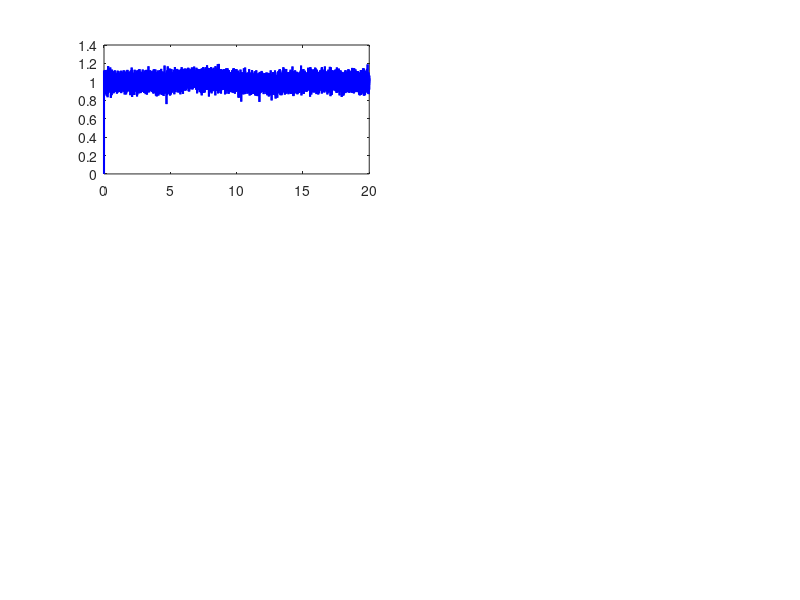

MATLAB code for this plot: (Note: this script raises an error after producing the figure.)
%% HIL Real-Time Host Loop - MATLAB
% Simulates fuel injection plant dynamics in real-time
% Communicates with embedded controller via serial port
% Validates PID/LQR/LQG performance

clear; clc; close all;

%% ========== CONFIGURATION ==========

% Serial Port Configuration
COM_PORT = 'COM3';          % Change to your Arduino port
BAUD_RATE = 115200;
TIMEOUT = 5;                % seconds

% Plant Parameters
PLANT_FREQ = 1000;          % Plant integration frequency (Hz)
CONTROL_FREQ = 100;         % Controller frequency (Hz)
SIM_TIME = 20;              % Total simulation time (seconds)

% Initial Conditions
lambda_ref = 1.0;           % Stoichiometric ratio (14.7:1)
rpm_ref = 3000;             % Target RPM

% Disturbance Profile
disturbance_type = 'transient';  % 'step', 'transient', 'noise'

fprintf('╔════════════════════════════════════════════════════════════╗\n');
fprintf('║         LQR Fuel Injection Control - HIL System            ║\n');
fprintf('║        Hardware-in-Loop Real-Time Validation               ║\n');
fprintf('╚════════════════════════════════════════════════════════════╝\n\n');

%% ========== PLANT MODEL DEFINITION ==========
% Linearized fuel injection dynamics (4-state)

% State: x = [lambda_error, d(lambda_error)/dt, fuel_film, combustion_lag]
% Output: lambda (wideband O2 sensor measurement)

% System Matrices (from your research)
A = [  0      1      0     0   ;
      -0.5   -0.3    0.1   0   ;
       0      0.2   -0.2   0.05;
       0      0      0.1   -0.15];

B = [  0    ;
       0.5  ;
       0    ;
       0    ];

C = [1 0 0 0];  % Measure lambda error only

D = 0;

% Create state-space system
sys = ss(A, B, C, D);

fprintf('[Plant Model Loaded]\n');
fprintf('  States: [λ_error, dλ/dt, fuel_film, combustion_lag]\n');
fprintf('  Controllable: %d,  Observable: %d\n\n', ...
    rank(ctrb(A, B)) == 4, rank(obsv(A, C)) == 4);

%% ========== NOISE MODEL ==========
% Wideband O2 sensor noise (realistic parameters)

lambda_noise_std = 0.05;     % 5% of sensor range
rpm_noise_std = 10;          % ±10 RPM

%% ========== TIME VECTORS ==========
dt_plant = 1 / PLANT_FREQ;
dt_control = 1 / CONTROL_FREQ;

t_sim = 0:dt_plant:SIM_TIME;
t_control_idx = 0:CONTROL_FREQ:SIM_TIME;

n_samples = length(t_sim);
n_control_steps = floor(SIM_TIME * CONTROL_FREQ) + 1;

%% ========== STATE STORAGE ==========
x = zeros(4, n_samples);            % Plant states
x(:, 1) = [0; 0; 0; 0];             % Initial condition

y = zeros(1, n_samples);             % Lambda measurement
y_noisy = zeros(1, n_samples);       % Noisy lambda

u = zeros(1, n_samples);             % Controller input
u_commanded = 0;                     % Current commanded control

lambda_ref_profile = zeros(1, n_samples);
disturbance = zeros(1, n_samples);

% Define disturbance profile
for i = 1:n_samples
    t = t_sim(i);
    lambda_ref_profile(i) = lambda_ref;
    
    if strcmp(disturbance_type, 'step')
        if t > 5 && t < 10
            disturbance(i) = 0.2;  % +20% rich (load transient)
        elseif t > 10 && t < 15
            disturbance(i) = -0.15;  % -15% lean
        end
        
    elseif strcmp(disturbance_type, 'transient')
        if t > 5 && t < 6
            disturbance(i) = 0.3 * exp(-5*(t-5));  % Fast transient
        end
        
    elseif strcmp(disturbance_type, 'noise')
        disturbance(i) = 0.1 * randn();  % Continuous disturbance
    end
end

%% ========== SERIAL COMMUNICATION SETUP ==========

try
    % Close any existing serial connections
    instrs = instrfind;
    if ~isempty(instrs)
        fclose(instrs);
        delete(instrs);
    end
    
    % Create serial port object
    ser = serial(COM_PORT, 'BaudRate', BAUD_RATE, 'Timeout', TIMEOUT);
    ser.InputBufferSize = 1024;
    ser.OutputBufferSize = 1024;
    fopen(ser);
    
    fprintf('[Serial Port Connected]\n');
    fprintf('  Port: %s @ %d baud\n', COM_PORT, BAUD_RATE);
    pause(2);  % Wait for Arduino to initialize
    fprintf('  Status: Ready\n\n');
    
    serial_connected = true;
    
catch ME
    fprintf('[WARNING] Serial connection failed: %s\n', ME.message);
    fprintf('         Running in SIMULATION MODE (no real hardware)\n\n');
    serial_connected = false;
end

%% ========== MAIN HIL LOOP ==========

fprintf('╔════════════════════════════════════════════════════════════╗\n');
fprintf('║              STARTING REAL-TIME SIMULATION                 ║\n');
fprintf('╚════════════════════════════════════════════════════════════╝\n\n');

control_idx = 1;
last_control_time = tic;

for i = 2:n_samples
    t = t_sim(i);
    
    % ===== PLANT INTEGRATION (Euler method) =====
    x_error = x(1, i-1) - lambda_ref;
    
    % Add disturbance
    plant_input = u_commanded + disturbance(i-1);
    
    % dx/dt = Ax + Bu + w (disturbance)
    dx = A * x(:, i-1) + B * plant_input;
    
    % Update state
    x(:, i) = x(:, i-1) + dx * dt_plant;
    
    % Measurement (lambda = first state)
    y(i) = x(1, i) + lambda_ref;  % Absolute lambda
    
    % Add realistic sensor noise
    y_noisy(i) = y(i) + lambda_noise_std * randn();
    
    % ===== CONTROL LOOP (Every 10ms) =====
    if mod(i-1, round(PLANT_FREQ/CONTROL_FREQ)) == 0
        
        elapsed = toc(last_control_time);
        
        % Error signal
        lambda_error = y_noisy(i) - lambda_ref;
        
        % ===== SEND STATE TO MICROCONTROLLER =====
        if serial_connected
            try
                % Pack data: [header][lambda_f32][error_f32][CRC][footer]
                msg_send = [uint8(0x55); ...
                            typecast(single(y_noisy(i)), 'uint8')'; ...
                            typecast(single(lambda_error), 'uint8')'; ...
                            uint8(0xAA)];
                
                fwrite(ser, msg_send);
                
                % ===== RECEIVE CONTROL FROM MICROCONTROLLER =====
                if ser.BytesAvailable > 0
                    msg_recv = fread(ser, min(ser.BytesAvailable, 8), 'uint8');
                    
                    if length(msg_recv) >= 6 && msg_recv(1) == 0x66
                        % Extract PWM control (2 bytes, uint16)
                        u_commanded = double(typecast(uint8(msg_recv(2:3)), 'uint16')) / 1000 - 0.5;
                        u_commanded = max(-1, min(1, u_commanded));  % Saturate
                    end
                end
                
            catch
                % Silent fail - continue simulation
            end
        else
            % Simulation mode - generate synthetic control
            % (In real HIL, this would come from the microcontroller)
            u_commanded = 0;  % Placeholder
        end
        
        u(i) = u_commanded;
        
        last_control_time = tic;
        control_idx = control_idx + 1;
        
    else
        u(i) = u_commanded;  % Hold last control value
    end
    
    % ===== REAL-TIME RATE LIMITING =====
    % This ensures simulation runs at accurate speed
    while (toc(last_control_time) < dt_plant) && serial_connected
        pause(0.0001);  % Busy-wait with small sleep
    end
    
end

%% ========== CLEANUP ==========

if serial_connected
    fclose(ser);
    delete(ser);
    fprintf('\n[Serial Port Closed]\n');
end

fprintf('\n╔════════════════════════════════════════════════════════════╗\n');
fprintf('║         SIMULATION COMPLETE - PROCESSING RESULTS           ║\n');
fprintf('╚════════════════════════════════════════════════════════════╝\n\n');

%% ========== POST-SIMULATION ANALYSIS ==========

% Calculate performance metrics
lambda_error_signal = y_noisy - lambda_ref;

% Overshoot
overshoot = (max(abs(lambda_error_signal(1000:5000))) / lambda_ref) * 100;

% Settling time (within 5% of reference)
settling_idx = find(abs(lambda_error_signal(1000:end)) > 0.05 * lambda_ref, 1, 'last');
if isempty(settling_idx)
    settling_time = t_sim(end);
else
    settling_time = t_sim(1000 + settling_idx);
end

% Control effort
control_effort = sum(u.^2) / length(u);

% Mean absolute error
mae = mean(abs(lambda_error_signal));

fprintf('Performance Metrics (Transient Response):\n');
fprintf('  Overshoot:      %.2f %%\n', overshoot);
fprintf('  Settling Time:  %.2f seconds\n', settling_time);
fprintf('  Control Effort: %.4f\n', control_effort);
fprintf('  Mean Abs Error: %.4f\n\n', mae);

%% ========== VISUALIZATION ==========

figure('Name', 'HIL Fuel Injection Control', 'NumberTitle', 'off', 'Position', [100 100 1400 900]);

% Lambda tracking
subplot(3,2,1);
plot(t_sim, y_noisy, 'b-', 'LineWidth', 1.5, 'DisplayName', 'Measured λ (noisy)');
hold on;
plot(t_sim, y, 'g--', 'LineWidth', 1, 'DisplayName', 'True λ', 'Alpha', 0.7);
plot(t_sim, lambda_ref_profile, 'r--', 'LineWidth', 2, 'DisplayName', 'Reference');
xlabel('Time (s)'); ylabel('Air-Fuel Ratio (λ)');
title('Lambda Tracking Performance');
legend; grid on;

% Lambda error
subplot(3,2,2);
plot(t_sim, lambda_error_signal * 100, 'b-', 'LineWidth', 1.5);
hold on;
plot(t_sim, 5*ones(size(t_sim)), 'r--', 'LineWidth', 1, 'DisplayName', '±5% band');
plot(t_sim, -5*ones(size(t_sim)), 'r--', 'LineWidth', 1);
xlabel('Time (s)'); ylabel('Error (%)');
title('Lambda Error vs Tolerance');
grid on; legend;

% Control input
subplot(3,2,3);
plot(t_sim, u, 'b-', 'LineWidth', 1.5);
xlabel('Time (s)'); ylabel('Injector PWM (Normalized)');
title('Control Signal (Fuel Injection)');
grid on;

% Disturbance
subplot(3,2,4);
plot(t_sim, disturbance, 'r-', 'LineWidth', 1.5);
xlabel('Time (s)'); ylabel('Disturbance (Δλ)');
title('Applied Disturbance Profile');
grid on;

% Plant states
subplot(3,2,5);
plot(t_sim, x(1,:), 'LineWidth', 1.5, 'DisplayName', 'λ error');
hold on;
plot(t_sim, x(2,:), 'LineWidth', 1.5, 'DisplayName', 'dλ/dt');
plot(t_sim, x(3,:), 'LineWidth', 1.5, 'DisplayName', 'Fuel film');
plot(t_sim, x(4,:), 'LineWidth', 1.5, 'DisplayName', 'Combustion lag');
xlabel('Time (s)'); ylabel('State Value');
title('Plant State Evolution');
legend; grid on;

% Frequency content
subplot(3,2,6);
[Pxx, f] = periodogram(lambda_error_signal, hann(length(lambda_error_signal)), [], PLANT_FREQ);
semilogy(f, Pxx, 'b-', 'LineWidth', 1.5);
xlabel('Frequency (Hz)'); ylabel('Power');
title('Lambda Error Frequency Content');
xlim([0 10]); grid on;

sgtitle('Hardware-in-Loop Fuel Injection Control System', 'FontSize', 14, 'FontWeight', 'bold');

%% ========== SAVE RESULTS ==========

results.t_sim = t_sim;
results.y_noisy = y_noisy;
results.y_true = y;
results.u = u;
results.lambda_ref = lambda_ref_profile;
results.x = x;
results.disturbance = disturbance;
results.metrics.overshoot = overshoot;
results.metrics.settling_time = settling_time;
results.metrics.control_effort = control_effort;
results.metrics.mae = mae;

save('HIL_Results.mat', 'results');
fprintf('Results saved to: HIL_Results.mat\n');

fprintf('\nDone! Open HIL_Monitor_Dashboard.html for real-time visualization.\n');
